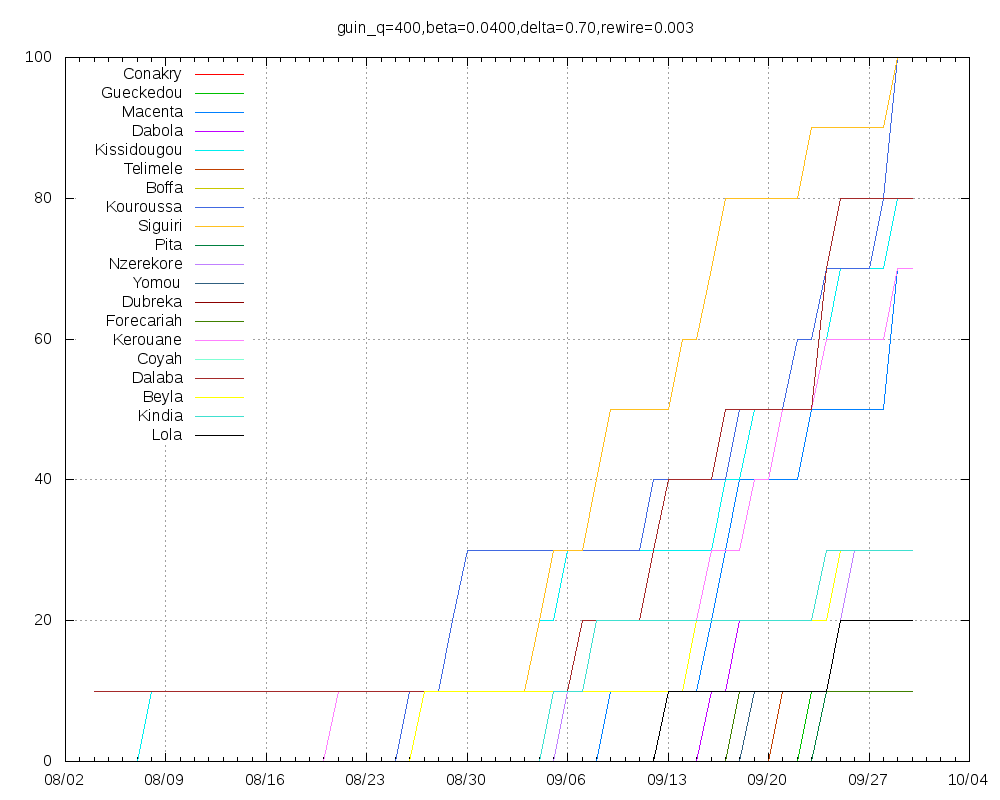

The gnuplot source for this figure:
set title "guin_q=400,beta=0.0400,delta=0.70,rewire=0.003"
set key top left
set grid
set xdata time
set timefmt "%Y-%m-%d"
set terminal png size 1000,800
set output "guin_q=400,beta=0.0400,delta=0.70,rewire=0.003.png"
plot "Conakry.tab" using 1:2 title "Conakry" with lines,"Gueckedou.tab" using 1:2 title "Gueckedou" with lines,"Macenta.tab" using 1:2 title "Macenta" with lines,"Dabola.tab" using 1:2 title "Dabola" with lines,"Kissidougou.tab" using 1:2 title "Kissidougou" with lines,"Telimele.tab" using 1:2 title "Telimele" with lines,"Boffa.tab" using 1:2 title "Boffa" with lines,"Kouroussa.tab" using 1:2 title "Kouroussa" with lines,"Siguiri.tab" using 1:2 title "Siguiri" with lines,"Pita.tab" using 1:2 title "Pita" with lines,"Nzerekore.tab" using 1:2 title "Nzerekore" with lines,"Yomou.tab" using 1:2 title "Yomou" with lines,"Dubreka.tab" using 1:2 title "Dubreka" with lines,"Forecariah.tab" using 1:2 title "Forecariah" with lines,"Kerouane.tab" using 1:2 title "Kerouane" with lines,"Coyah.tab" using 1:2 title "Coyah" with lines,"Dalaba.tab" using 1:2 title "Dalaba" with lines,"Beyla.tab" using 1:2 title "Beyla" with lines,"Kindia.tab" using 1:2 title "Kindia" with lines,"Lola.tab" using 1:2 title "Lola" with lines
